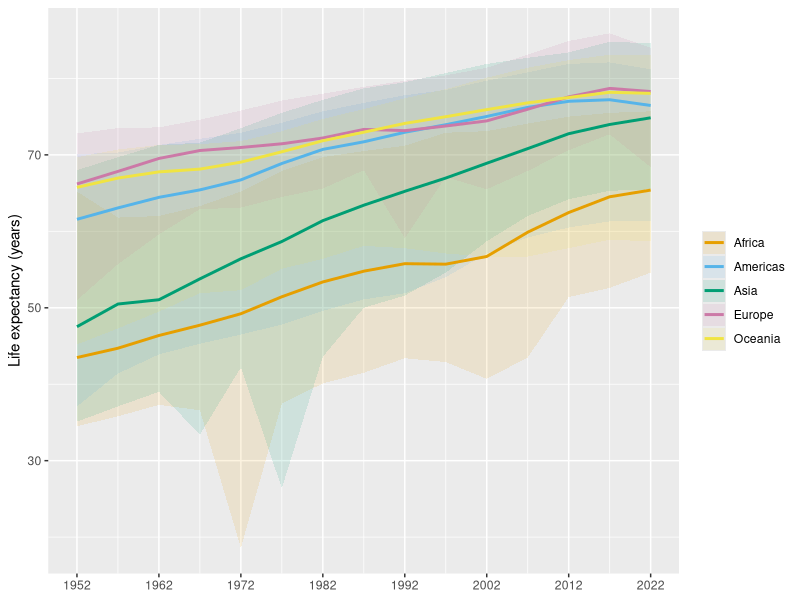
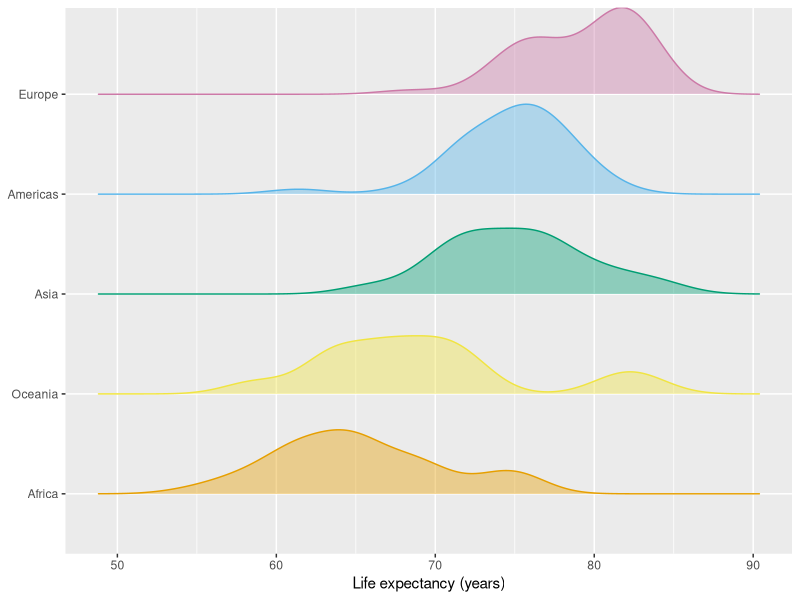
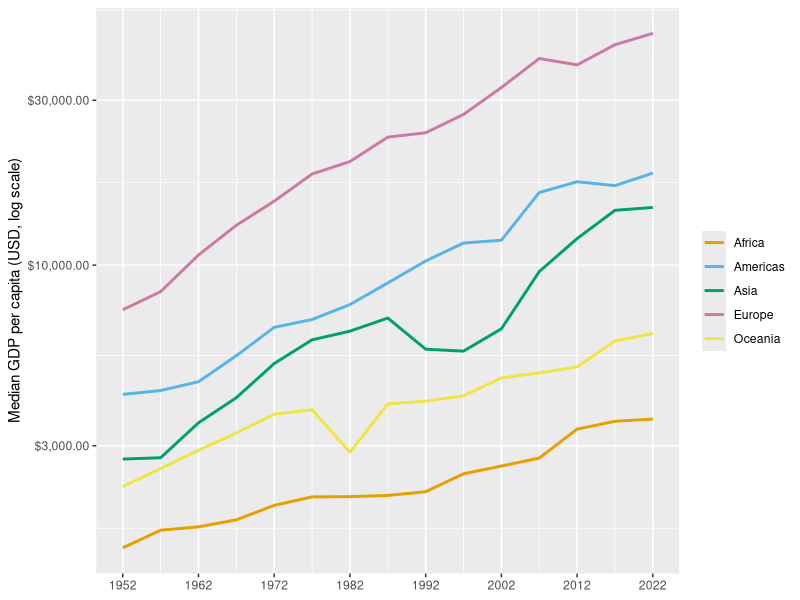
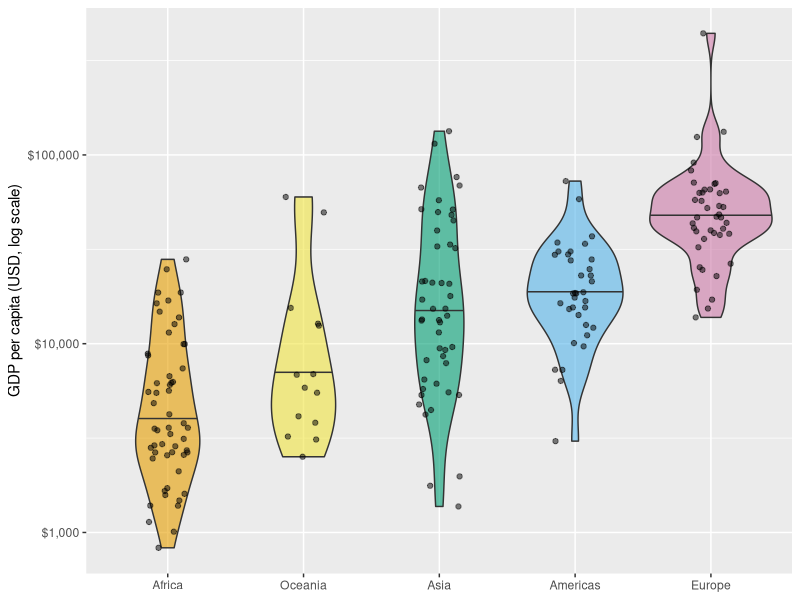
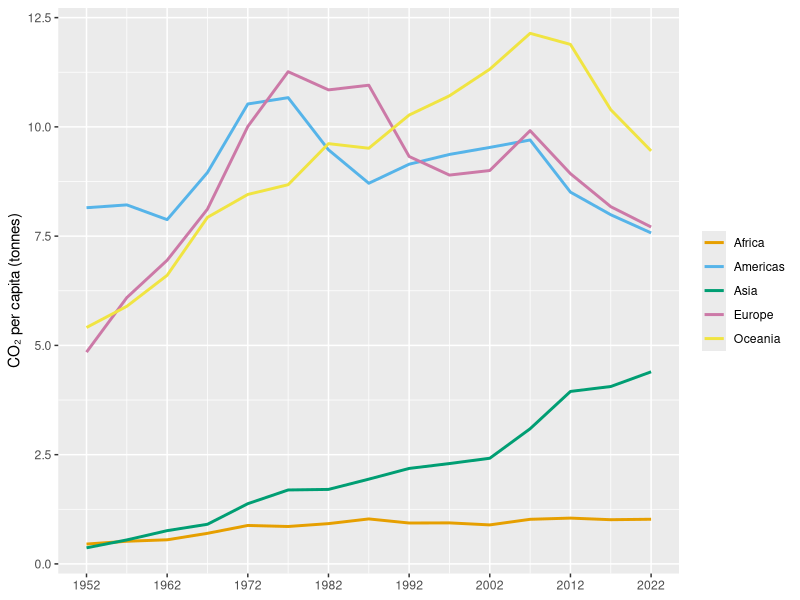
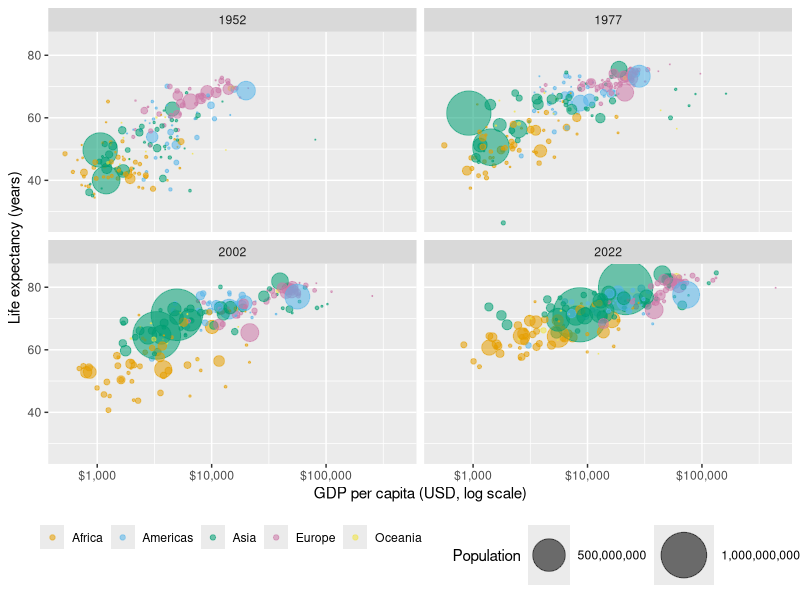
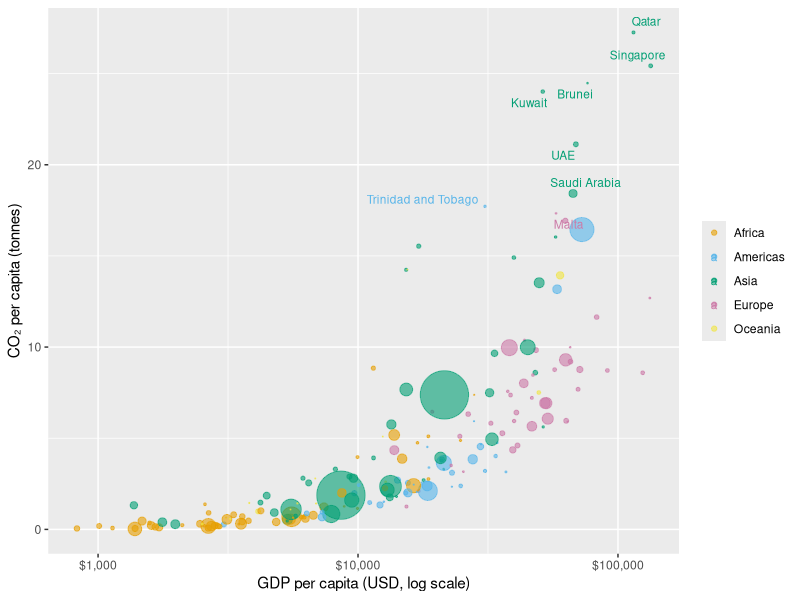

Reproduce these figures in R, in order.
## ---- chunk 1
#| label: setup
library(tidyverse)
library(scales)

gap <- read_csv("gapminder_modern_1952_2022.csv") |>
  filter(!is.na(continent))   # drop the 1 unmatched row

continent_colours <- c(
  Africa   = "#E69F00",
  Americas = "#56B4E9",
  Asia     = "#009E73",
  Europe   = "#CC79A7",
  Oceania  = "#F0E442"
)
## ---- chunk 2
#| label: tbl-overview
gap |>
  summarise(
    Countries  = n_distinct(country),
    Continents = n_distinct(continent),
    Years      = n_distinct(year),
    `Year range` = paste(min(year), "–", max(year)),
    Rows       = n(),
    `Missing lifeExp (%)` = round(mean(is.na(lifeExp)) * 100, 1),
    `Missing GDP (%)` = round(mean(is.na(gdpPercap)) * 100, 1),
    `Missing CO₂ (%)` = round(mean(is.na(co2Percap)) * 100, 1)
  )
## ---- chunk 3
#| label: tbl-continent-counts
gap |>
  distinct(country, continent) |>
  count(continent, name = "Countries") |>
  arrange(desc(Countries))
## ---- chunk 4
#| label: fig-lifeexp-trend
#| fig-cap: "Population-weighted mean life expectancy by continent, 1952–2022"

gap |>
  filter(!is.na(lifeExp), !is.na(pop)) |>
  summarise(
    mean_le  = weighted.mean(lifeExp, pop),
    min_le   = min(lifeExp),
    max_le   = max(lifeExp),
    .by = c(continent, year)
  ) |>
  ggplot(aes(year, mean_le, colour = continent, fill = continent)) +
  geom_ribbon(aes(ymin = min_le, ymax = max_le), alpha = 0.12, colour = NA) +
  geom_line(linewidth = 1) +
  scale_colour_manual(values = continent_colours) +
  scale_fill_manual(values = continent_colours) +
  scale_x_continuous(breaks = seq(1952, 2022, 10)) +
  labs(x = NULL, y = "Life expectancy (years)",
       colour = NULL, fill = NULL)
## ---- chunk 5
#| label: fig-lifeexp-2022
#| fig-cap: "Distribution of life expectancy by continent in 2022"

gap |>
  filter(year == 2022, !is.na(lifeExp)) |>
  ggplot(aes(lifeExp, fct_reorder(continent, lifeExp, median),
             colour = continent, fill = continent)) +
  ggridges::geom_density_ridges(alpha = 0.4, scale = 0.9) +
  scale_colour_manual(values = continent_colours) +
  scale_fill_manual(values = continent_colours) +
  labs(x = "Life expectancy (years)", y = NULL) +
  theme(legend.position = "none")
## ---- chunk 6
#| label: tbl-lifeexp-extremes
le_2022 <- gap |>
  filter(year == 2022, !is.na(lifeExp)) |>
  select(country, continent, lifeExp) |>
  arrange(desc(lifeExp))

bind_rows(
  slice_head(le_2022, n = 10) |> mutate(rank = "Top 10"),
  slice_tail(le_2022, n = 10) |> mutate(rank = "Bottom 10")
) |>
  select(rank, country, continent, `Life expectancy` = lifeExp)
## ---- chunk 7
#| label: fig-gdp-trend
#| fig-cap: "Median GDP per capita by continent, 1952–2022 (log scale)"

gap |>
  filter(!is.na(gdpPercap)) |>
  summarise(median_gdp = median(gdpPercap), .by = c(continent, year)) |>
  ggplot(aes(year, median_gdp, colour = continent)) +
  geom_line(linewidth = 1) +
  scale_y_log10(labels = scales::dollar_format()) +
  scale_colour_manual(values = continent_colours) +
  scale_x_continuous(breaks = seq(1952, 2022, 10)) +
  labs(x = NULL, y = "Median GDP per capita (USD, log scale)", colour = NULL)
## ---- chunk 8
#| label: fig-gdp-violin
#| fig-cap: "GDP per capita distribution by continent in 2022 (log scale)"

gap |>
  filter(year == 2022, !is.na(gdpPercap)) |>
  ggplot(aes(fct_reorder(continent, gdpPercap, median),
             gdpPercap, fill = continent)) +
  geom_violin(alpha = 0.6, draw_quantiles = 0.5) +
  geom_jitter(width = 0.15, size = 1.5, alpha = 0.5) +
  scale_y_log10(labels = scales::dollar_format()) +
  scale_fill_manual(values = continent_colours) +
  labs(x = NULL, y = "GDP per capita (USD, log scale)") +
  theme(legend.position = "none")
## ---- chunk 9
#| label: fig-co2-trend
#| fig-cap: "Population-weighted mean CO₂ per capita by continent, 1952–2022"

gap |>
  filter(!is.na(co2Percap), !is.na(pop)) |>
  summarise(
    mean_co2 = weighted.mean(co2Percap, pop),
    .by = c(continent, year)
  ) |>
  ggplot(aes(year, mean_co2, colour = continent)) +
  geom_line(linewidth = 1) +
  scale_colour_manual(values = continent_colours) +
  scale_x_continuous(breaks = seq(1952, 2022, 10)) +
  labs(x = NULL, y = "CO₂ per capita (tonnes)", colour = NULL)
## ---- chunk 10
#| label: tbl-co2-top
gap |>
  filter(year == 2022, !is.na(co2Percap)) |>
  slice_max(co2Percap, n = 15) |>
  select(Country = country, Continent = continent,
         `CO₂ per capita (t)` = co2Percap,
         `Population` = pop) |>
  mutate(`Population` = scales::number(Population, big.mark = ",", accuracy = 1))
## ---- chunk 11
#| label: fig-bubble
#| fig-cap: "GDP per capita vs. life expectancy; bubble size = population"
#| fig-height: 7

gap |>
  filter(year %in% c(1952, 1977, 2002, 2022),
         !is.na(gdpPercap), !is.na(lifeExp), !is.na(pop)) |>
  ggplot(aes(gdpPercap, lifeExp,
             size = pop, colour = continent)) +
  geom_point(alpha = 0.55) +
  scale_x_log10(labels = scales::dollar_format()) +
  scale_size_area(max_size = 18,
                  labels = scales::label_number(big.mark = ",")) +
  scale_colour_manual(values = continent_colours) +
  facet_wrap(~year, ncol = 2) +
  labs(x = "GDP per capita (USD, log scale)",
       y = "Life expectancy (years)",
       colour = NULL, size = "Population") +
  theme(legend.position = "bottom")
## ---- chunk 12
#| label: fig-co2-gdp
#| fig-cap: "CO₂ per capita vs. GDP per capita for 2022"

gap |>
  filter(year == 2022, !is.na(gdpPercap), !is.na(co2Percap)) |>
  ggplot(aes(gdpPercap, co2Percap,
             size = pop, colour = continent,
             label = country)) +
  geom_point(alpha = 0.6) +
  ggrepel::geom_text_repel(
    data = \(d) slice_max(d, co2Percap, n = 8),
    size = 3, max.overlaps = 20
  ) +
  scale_x_log10(labels = scales::dollar_format()) +
  scale_size_area(max_size = 16, guide = "none") +
  scale_colour_manual(values = continent_colours) +
  labs(x = "GDP per capita (USD, log scale)",
       y = "CO₂ per capita (tonnes)",
       colour = NULL)
## ---- chunk 13
#| label: tbl-summary-2022
gap |>
  filter(year == 2022) |>
  summarise(
    across(c(lifeExp, gdpPercap, co2Percap),
           list(median = \(x) median(x, na.rm = TRUE),
                mean   = \(x) mean(x, na.rm = TRUE),
                sd     = \(x) sd(x, na.rm = TRUE)),
           .names = "{.col}__{.fn}"),
    .by = continent
  ) |>
  pivot_longer(-continent, names_to = c("Indicator", "Stat"),
               names_sep = "__") |>
  pivot_wider(names_from = Stat, values_from = value) |>
  arrange(Indicator, continent) |>
  mutate(across(where(is.numeric), \(x) round(x, 1)))
